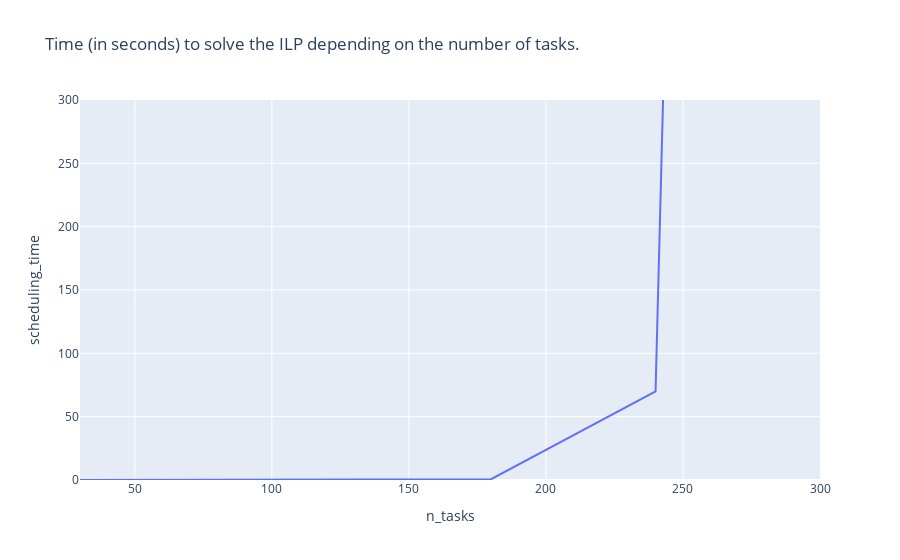

Here is the notebook cell this chart was saved with:
### Markdown cell above
### Setup

- 10 blocks
- Mix of Laplace, Gaussian, Subsampled gaussian 

```yaml
  tasks_spec:
    curve_distributions:
      laplace:
        num: 100
        num_blocks: 3
        noise_start: 0.1
        noise_stop: 5
      gaussian:
        num: 100
        num_blocks: 4
        sigma_start: 1
        sigma_stop: 5
      SubsampledGaussian:
        num: 100
        num_blocks: 5
        sigma_start: 1
        sigma_stop: 5
        dataset_size: 60_000
        batch_size: 64
        epochs: 10
```

### Code cell
px.line(df, x="n_tasks", y="scheduling_time", title="Time (in seconds) to solve the ILP depending on the number of tasks.", range_y=[0,300])

### Figure 1 — Plotly figure (JSON) as saved in the notebook; plotly's stock layout.template omitted (floating-point values rounded to 4 significant figures)
{"data": [{"hovertemplate": "n_tasks=%{x}<br>scheduling_time=%{y}<extra></extra>", "legendgroup": "", "line": {"color": "#636efa", "dash": "solid"}, "mode": "lines", "name": "", "orientation": "v", "showlegend": false, "type": "scatter", "x": [30, 60, 120, 180, 240, 300], "xaxis": "x", "y": [0.05057, 0.09587, 0.3844, 0.6368, 69.99, 5118.0], "yaxis": "y"}], "layout": {"autosize": true, "legend": {"tracegroupgap": 0}, "title": {"text": "Time (in seconds) to solve the ILP depending on the number of tasks."}, "xaxis": {"anchor": "y", "autorange": true, "domain": [0, 1], "range": [30, 300], "title": {"text": "n_tasks"}, "type": "linear"}, "yaxis": {"anchor": "x", "domain": [0, 1], "range": [0, 300], "title": {"text": "scheduling_time"}, "type": "linear"}}}
